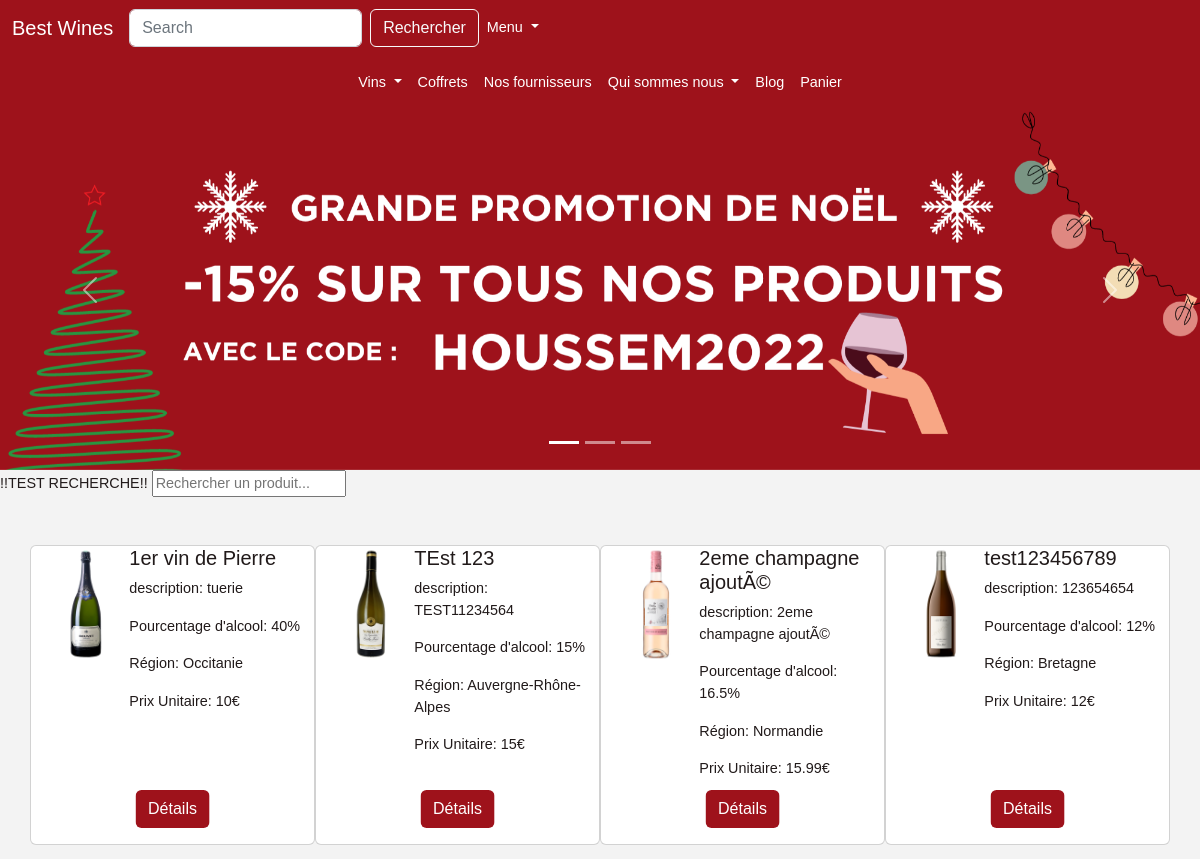
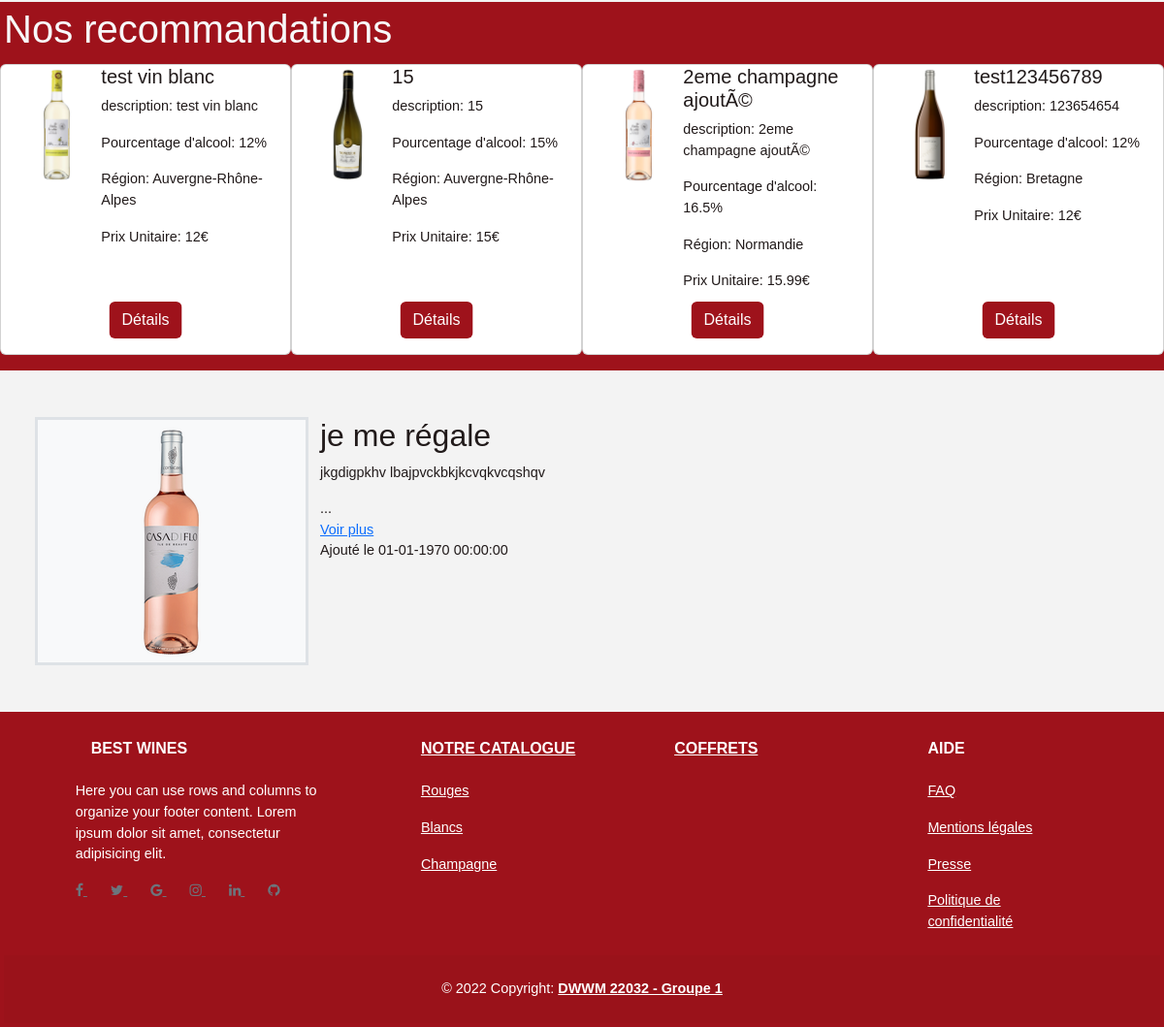
The page / on the database its author committed (2 pictures, top to bottom).
### tables this page shows
CREATE TABLE `product` (
  `id` int(11) NOT NULL,
  `name` varchar(255) NOT NULL,
  `description` text NOT NULL,
  `note_final` float DEFAULT NULL,
  `photo` varchar(255) NOT NULL,
  `stock` int(11) NOT NULL,
  `alcohol_percentage` float NOT NULL,
  `id_region` int(11) DEFAULT NULL,
  `id_cepage` int(11) DEFAULT NULL,
  `id_taste` int(11) DEFAULT NULL,
  `id_association` int(11) DEFAULT NULL,
  `id_comment` int(11) DEFAULT NULL,
  `id_type` int(11) NOT NULL,
  `price` float NOT NULL,
  `is_featured` int(11) DEFAULT NULL
);

CREATE TABLE `region` (
  `id` int(11) NOT NULL,
  `region_name` varchar(255) NOT NULL
);

CREATE TABLE `article` (
  `id` int(11) NOT NULL,
  `title` varchar(255) NOT NULL,
  `content` text NOT NULL,
  `date` datetime DEFAULT NULL,
  `id_user` int(11) DEFAULT NULL,
  `photo_article` varchar(255) DEFAULT NULL
);

### src/views/home/index.php (the view, shortened to what the rows shown need)
<div class="container mt-5">
    <div class="row row-cols-1 row-cols-md-4 g-4">
        <div class="card mb-3" style="max-width: 540px; min-height: 300px">
            <div class="row g-0">
                <div class="col-md-4">
                    <img src="uploads/<?= $lastWhiteWine['photo'] ?>" alt="<?= $lastWhiteWine['name'] ?>" srcset="" class="img-fluid rounded-start">
                </div>
                <div class="col-md-8">
                    <h5 class="card-title"><?= $lastWhiteWine['name'] ?></h5>
                    <p class="card-text">description: <?= $lastWhiteWine['description'] ?></p>
                    <p class="card-text">Pourcentage d'alcool: <?= $lastWhiteWine['alcohol_percentage'] ?>%</p>
                    <p class="card-text">Région: <?= $lastWhiteWine['region_name'] ?></p>
                    <p class="card-text">Prix Unitaire: <?= $lastWhiteWine['price'] ?>€</p>
                    <a href="<?= BASE_DIR ?>/nos-vins/detail?name=<?= $lastWhiteWine['name'] ?>" class="btn color1 position-absolute bottom-0 start-50 translate-middle-x mb-3">Détails</a>
                </div>
            </div>
        </div>
        <div class="card mb-3" style="max-width: 540px; min-height: 300px">
            <div class="row g-0">
                <div class="col-md-4">
                    <img src="uploads/<?= $lastRedWine['photo'] ?>" alt="<?= $lastRedWine['name'] ?>" srcset="" class="img-fluid rounded-start">
                </div>
                <div class="col-md-8">
                    <h5 class="card-title"><?= $lastRedWine['name'] ?></h5>
                    <p class="card-text">description: <?= $lastRedWine['description'] ?></p>
                    <p class="card-text">Pourcentage d'alcool: <?= $lastRedWine['alcohol_percentage'] ?>%</p>
                    <p class="card-text">Région: <?= $lastRedWine['region_name'] ?></p>
                    <p class="card-text">Prix Unitaire: <?= $lastRedWine['price'] ?>€</p>
                    <a href="<?= BASE_DIR ?>/nos-vins/detail?name=<?= $lastRedWine['name'] ?>" class="btn color1 position-absolute bottom-0 start-50 translate-middle-x mb-3">Détails</a>
                </div>
            </div>
        </div>
        <div class="card mb-3" style="max-width: 540px; min-height: 300px">
            <div class="row g-0">
                <div class="col-md-4">
                    <img src="uploads/<?= $lastChampagne['photo'] ?>" alt="<?= $lastChampagne['name'] ?>" srcset="" class="img-fluid rounded-start">
                </div>
                <div class="col-md-8">
                    <h5 class="card-title"><?= $lastChampagne['name'] ?></h5>
                    <p class="card-text">description: <?= $lastChampagne['description'] ?></p>
                    <p class="card-text">Pourcentage d'alcool: <?= $lastChampagne['alcohol_percentage'] ?>%</p>
                    <p class="card-text">Région: <?= $lastChampagne['region_name'] ?></p>
                    <p class="card-text">Prix Unitaire: <?= $lastChampagne['price'] ?>€</p>
                    <a href="<?= BASE_DIR ?>/nos-vins/detail?name=<?= $lastChampagne['name'] ?>" class="btn color1 position-absolute bottom-0 start-50 translate-middle-x mb-3">Détails</a>
                </div>
            </div>
        </div>
        <div class="card mb-3" style="max-width: 540px; min-height: 300px">
            <div class="row g-0">
                <div class="col-md-4">
                    <img src="uploads/<?= $lastBox['photo'] ?>" alt="<?= $lastBox['name'] ?>" srcset="" class="img-fluid rounded-start">
                </div>
                <div class="col-md-8">
                    <h5 class="card-title"><?= $lastBox['name'] ?></h5>
                    <p class="card-text">description: <?= $lastBox['description'] ?></p>
                    <p class="card-text">Pourcentage d'alcool: <?= $lastBox['alcohol_percentage'] ?>%</p>
                    <p class="card-text">Région: <?= $lastBox['region_name'] ?></p>
                    <p class="card-text">Prix Unitaire: <?= $lastBox['price'] ?>€</p>
                    <a href="<?= BASE_DIR ?>/nos-vins/detail?name=<?= $lastBox['name'] ?>" class="btn color1 position-absolute bottom-0 start-50 translate-middle-x mb-3">Détails</a>
                </div>
            </div>
        </div>
    </div>
</div>
<div style="background-color: #9e121b">
    <h1 class="p-1 text-light"> Nos recommandations</h1>
    <div class="container-fluid mt-1 ">
        <div class="row row-cols-1 row-cols-md-4 g-4">
            <div class="card mb-3" style="max-width: 540px; min-height: 300px">
                <div class="row g-0">
                    <div class="col-md-4">
                        <img src="uploads/<?= $featuredWhiteWine['photo'] ?>" alt="<?= $featuredWhiteWine['name'] ?>" srcset="" class="img-fluid rounded-start">
                    </div>
                    <div class="col-md-8">
                        <h5 class="card-title"><?= $featuredWhiteWine['name'] ?></h5>
                        <p class="card-text">description: <?= $featuredWhiteWine['description'] ?></p>
                        <p class="card-text">Pourcentage d'alcool: <?= $featuredWhiteWine['alcohol_percentage'] ?>%</p>
                        <p class="card-text">Région: <?= $featuredWhiteWine['region_name'] ?></p>
                        <p class="card-text">Prix Unitaire: <?= $featuredWhiteWine['price'] ?>€</p>
                        <a href="<?= BASE_DIR ?>/nos-vins/detail?name=<?= $featuredWhiteWine['name'] ?>" class="btn color1 position-absolute bottom-0 start-50 translate-middle-x mb-3">Détails</a>
                    </div>
                </div>
            </div>
            <div class="card mb-3" style="max-width: 540px; min-height: 300px">
                <div class="row g-0">
                    <div class="col-md-4">
                        <img src="uploads/<?= $featuredRedWine['photo'] ?>" alt="<?= $featuredRedWine['name'] ?>" srcset="" class="img-fluid rounded-start">
                    </div>
                    <div class="col-md-8">
                        <h5 class="card-title"><?= $featuredRedWine['name'] ?></h5>
                        <p class="card-text">description: <?= $featuredRedWine['description'] ?></p>
                        <p class="card-text">Pourcentage d'alcool: <?= $featuredRedWine['alcohol_percentage'] ?>%</p>
                        <p class="card-text">Région: <?= $featuredRedWine['region_name'] ?></p>
                        <p class="card-text">Prix Unitaire: <?= $featuredRedWine['price'] ?>€</p>
                        <a href="<?= BASE_DIR ?>/nos-vins/detail?name=<?= $featuredRedWine['name'] ?>" class="btn color1 position-absolute bottom-0 start-50 translate-middle-x mb-3">Détails</a>
                    </div>
                </div>
            </div>
            <div class="card mb-3" style="max-width: 540px; min-height: 300px">
                <div class="row g-0">
                    <div class="col-md-4">
                        <img src="uploads/<?= $featuredChampagne['photo'] ?>" alt="<?= $featuredChampagne['name'] ?>" srcset="" class="img-fluid rounded-start">
                    </div>
                    <div class="col-md-8">
                        <h5 class="card-title"><?= $featuredChampagne['name'] ?></h5>
                        <p class="card-text">description: <?= $featuredChampagne['description'] ?></p>
                        <p class="card-text">Pourcentage d'alcool: <?= $featuredChampagne['alcohol_percentage'] ?>%</p>
                        <p class="card-text">Région: <?= $featuredChampagne['region_name'] ?></p>
                        <p class="card-text">Prix Unitaire: <?= $featuredChampagne['price'] ?>€</p>
                        <a href="<?= BASE_DIR ?>/nos-vins/detail?name=<?= $featuredChampagne['name'] ?>" class="btn color1 position-absolute bottom-0 start-50 translate-middle-x mb-3">Détails</a>
                    </div>
                </div>
            </div>
            <div class="card mb-3" style="max-width: 540px; min-height: 300px">
                <div class="row g-0">
                    <div class="col-md-4">
                        <img src="uploads/<?= $featuredBox['photo'] ?>" alt="<?= $featuredBox['name'] ?>" srcset="" class="img-fluid rounded-start">
                    </div>
                    <div class="col-md-8">
                        <h5 class="card-title"><?= $featuredBox['name'] ?></h5>
                        <p class="card-text">description: <?= $featuredBox['description'] ?></p>
                        <p class="card-text">Pourcentage d'alcool: <?= $featuredBox['alcohol_percentage'] ?>%</p>
                        <p class="card-text">Région: <?= $featuredBox['region_name'] ?></p>
                        <p class="card-text">Prix Unitaire: <?= $featuredBox['price'] ?>€</p>
                        <a href="<?= BASE_DIR ?>/nos-vins/detail?name=<?= $featuredBox['name'] ?>" class="btn color1 position-absolute bottom-0 start-50 translate-middle-x mb-3">Détails</a>
                    </div>
                </div>
            </div>
        </div>
    </div>
</div>
<div>
<div class="container-fluid p-5">
    <div class="row content">
    <div class="col-sm-3 border border-3 text-center bg-light">
    <img src="<?= BASE_DIR ?>/uploads/blog/<?= $articles['photo_article']; ?>" alt="" class="rounded">
    </div>
    <div class="col-sm-9 ">        <h2><?= $articles['title'] ?></h2>
        <div><?= substr($articles['content'], 0, 300) ?>...</div>
        <a href="<?= BASE_DIR ?>/blog/details?id=<?= $articles['id'] ?>">Voir plus</a>
        <div>Ajouté le <?= date('d-m-Y H:i:s', strtotime($articles['date'])) ?></div>
    </div>
    </div>
</div>

### rows shown on the page
product: photo (picture), name "1er vin de Pierre", description "tuerie", alcohol_percentage "40", id_region.region_name "Occitanie", price "10"
product: photo (picture), name "TEst 123", description "TEST11234564", alcohol_percentage "15", id_region.region_name "Auvergne-Rhône-Alpes", price "15"
product: photo (picture), name "2eme champagne ajoutÃ©", description "2eme champagne ajoutÃ©", alcohol_percentage "16.5", id_region.region_name "Normandie", price "15.99"
product: photo (picture), name "test123456789", description "123654654", alcohol_percentage "12", id_region.region_name "Bretagne", price "12"
product: photo (picture), name "test vin blanc", description "test vin blanc", alcohol_percentage "12", id_region.region_name "Auvergne-Rhône-Alpes", price "12"
product: photo (picture), name "15", description "15", alcohol_percentage "15", id_region.region_name "Auvergne-Rhône-Alpes", price "15"
article: photo_article (picture), title "je me régale", content "jkgdigpkhv lbajpvckbkjkcvqkvcqshqv", date "01-01-1970 00:00:00"
